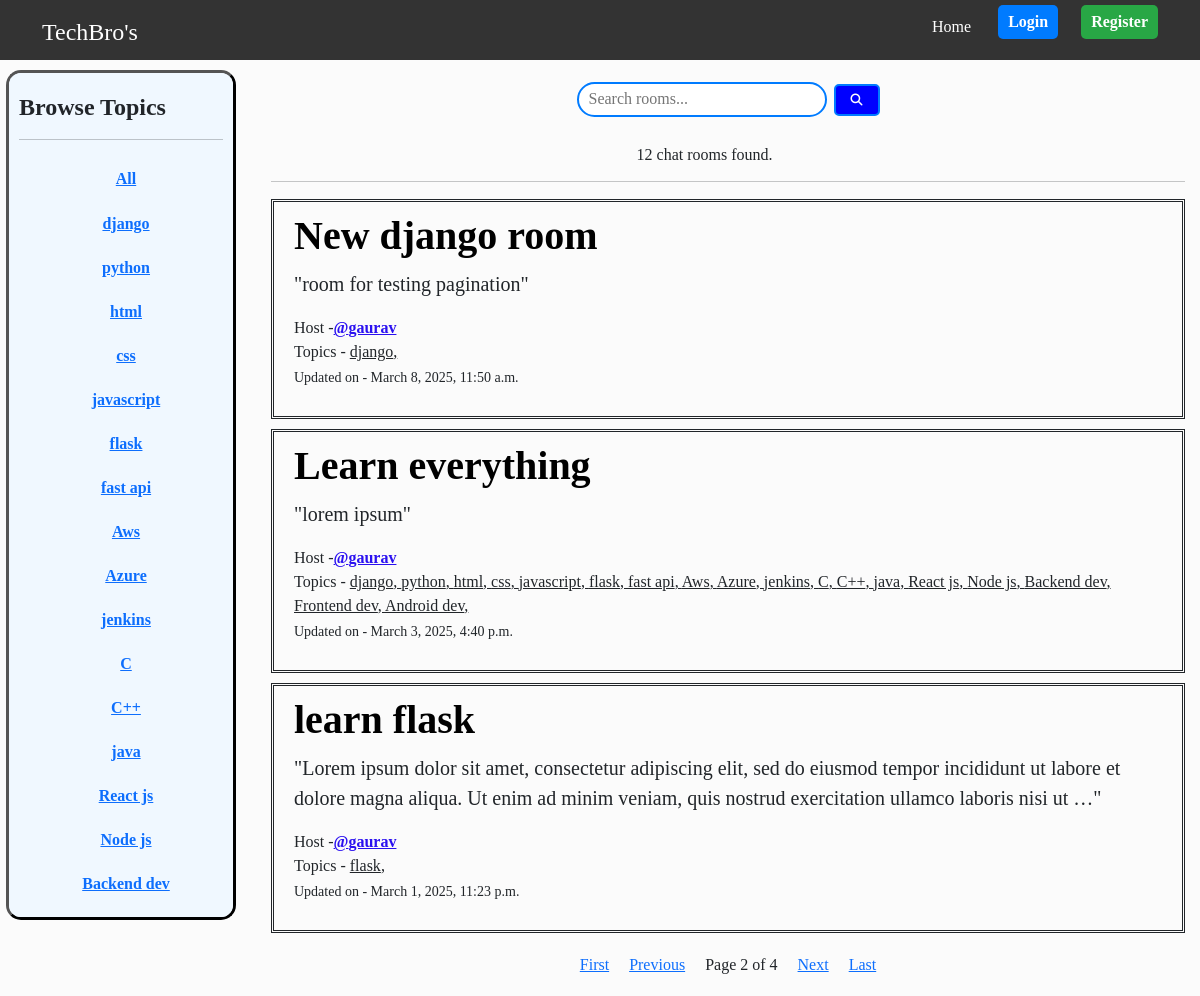
The page /?page=2&q= on the database its author committed.
### main/models.py (models this page shows, shortened)
class Topic(models.Model):
    name = models.CharField(max_length=200)
    def __str__(self):
        return self.name

class Room(models.Model):
    topics = models.ManyToManyField(Topic,related_name="rooms")
    host = models.ForeignKey(User,on_delete=models.SET_NULL,null=True)
    name = models.CharField(max_length=200,)
    description = models.TextField(null=True, blank=True)
    participants = models.ManyToManyField(User,related_name='joined_rooms',through='Membership')
    updated = models.DateTimeField(auto_now=True)
    created = models.DateTimeField(auto_now_add=True)
    class Meta():
        ordering = ['-updated','-created']

### main/views.py (the view)
# urls.py: 2. Add a URL to urlpatterns:  path('', views.home, name='home')
def home(request):
    q = request.GET.get('q') if request.GET.get('q') != None else ""
    rooms = Room.objects.prefetch_related('topics').filter(Q(topics__name__icontains=q) | Q(name__icontains =q ) | Q(description__icontains = q)).distinct()
    room_count = rooms.count()
    topics = Topic.objects.all()
    chat_messages = Message.objects.all().order_by('-updated','-created')
    page = request.GET.get('page',1)
    paginator = Paginator(rooms,3)
    try:
        rooms = paginator.page(page)
    except:
        rooms = paginator.page(1)
    context = {'rooms':rooms,'topics':topics,'room_count':room_count,'chat_messages':chat_messages ,'q':q}
    return render(request , 'home.html',context)

### templates/home.html (shortened to what this page needs)
{% extends "base.html" %}
{% block content %}
<div class="home-container">
    <aside class = 'left-sidebar'>
        {% include "topics_component.html" %}
    </aside>
    <main class ="main-feed">
        <div class="center-container">
            <form action={% url "home" %} method="GET"  >
                <input class="search-box" type="search" name="q" placeholder="Search rooms..." aria-label="Search">
                <button class="search-button" type="submit"><i class="fa-solid fa-magnifying-glass"></i></button>
            </form>
        </div>
        <h6 class="search-result">{{room_count}} chat rooms found.</h6>
        {% include "main_feed_component.html" %}
    </main>
</div>
{% endblock content %}

### templates/topics_component.html (shortened to what this page needs)
<!DOCTYPE html>
<html lang="en">
<head>
</head>
<body>
    <div class="topic-container">
    <h4 class='headings'>Browse Topics</h4>
        <hr>
        <div class="topic-list">
            <div class="topic-box">
                <a href="{% url "home" %}"  > <b>All</b></a>
            </div>
        </div>
        <div class="topic-list">
        {% for topic in topics  %}
            <div class="topic-box" >
                <a href="{% url "home" %}?q={{topic.name}} " ><b>{{topic.name}}</b></a>
            </div>
        {% endfor %}
        </div>
    </div>
</body>
</html>

### templates/main_feed_component.html (shortened to what this page needs)
<!DOCTYPE html>
<html lang="en">
<head>
</head>
<body>
    <hr>
    {% for room in rooms %}
        <div class="room-box">
            <h1 class='headings'><a href="{% url "room" room.id %}" >{{ room.name }}</a></h1>
            <p class="room-desc">"{{room.description|truncatechars:200 }}"</p>
            <span>Host -<a href="{% url "user-profile" room.host.id %}" class="user-name">@{{ room.host.username }}</a></span>
            <div>
                <span>Topics - </span>
                {% for topic in room.topics.all  %}
                <span style="text-decoration: underline;">{{topic}}, </span>
                {% endfor %}
            </div>
        <p><small>Updated on - {{ room.updated }}</small></p>
        </div>
    {% endfor %}
    <div class="pagination-option">
        {% if rooms.has_previous %}
            <a href="?page=1&q={{ q }}">First</a>
            <a href="?page={{rooms.previous_page_number}}&q={{ q }}">Previous</a>
        {% endif %}
        <span>Page {{rooms.number}} of {{rooms.paginator.num_pages}}</span>
        {% if rooms.has_next %}
            <span><a href="?page={{ rooms.next_page_number }}&q={{ q }}">Next</a></span>
            <a href="?page={{ rooms.paginator.num_pages }}&q={{ q }}">Last</a>
        {% endif %}
    </div>
</body>
</html>

### static/css/style.css (style rules this page uses)
* { margin: 0; padding-bottom: 1px; box-sizing: border-box; }
body { background-color: #FBFBFB; font-family: 'Times New Roman', Times, serif; }
.user-name { color: #2a10f0; font-weight: bold; }
.home-container { display: grid; grid-template-columns: 1fr 4fr ; gap: 20px; }
.topic-list { display: flex; flex-direction: column; justify-content: center; align-items: center; }
.topic-box { margin: 5px 2px 5px 12px ; padding: 5px 10px 5px 10px; text-align: center; border-radius: 5px; }
.room-desc { font-size: 20px; }
.center-container { display: flex; justify-content: center; align-items: center; height: 10vh; }
.search-box { margin-bottom: 10px; height: 35px; width: 250px; padding: 10px; border: 2px solid #007bff; border-radius: 25px; outline: none; font-size: 16px; }
.search-result { margin-left: 40%; }
.search-button { background-color: blue; color: white; border: 2px solid #007bff; padding: 5px 15px; margin-left: 3px; border-radius: 5px; cursor: pointer; font-size: 12px; }
.main-feed { padding: 5px 15px; }
.topic-container { height: 850px; overflow-y: auto; padding: 20px 10px 20px 10px; margin-top : 10px; margin-left: 6px; border-style : outset; border-radius: 15px; border-color: black; background-color:#F0F8FF; }
.headings { font-weight: bold; }
.headings a { color: black; text-decoration: none; transition: color 0.3s ease; }
.room-box { border-style: double; padding: 10px 20px 10px 20px; margin-top: 10px; margin-bottom: 10px; }
.pagination-option { display: flex; justify-content: center; }
.pagination-option > * { padding: 10px; }

### rows shown on the page
Topic: name "django"
Topic: name "python"
Topic: name "html"
Topic: name "css"
Topic: name "javascript"
Topic: name "flask"
Topic: name "fast api"
Topic: name "Aws"
Topic: name "Azure"
Topic: name "jenkins"
Topic: name "C"
Topic: name "C++"
Topic: name "java"
Topic: name "React js"
Topic: name "Node js"
Topic: name "Backend dev"
Room: name "New django room", description "room for testing pagination", host.username "gaurav", updated "March 8, 2025, 11:50 a.m."
Room: name "Learn everything", description "lorem ipsum", host.username "gaurav", updated "March 3, 2025, 4:40 p.m."
Topic: name "Frontend dev"
Topic: name "Android dev"
Room: name "learn flask", description "Lorem ipsum dolor sit amet, consectetur adipiscing elit, sed do eiusmod tempor incididunt ut labore et dolore magna aliqua. Ut enim ad minim veniam, quis nostrud exercitation ullamco laboris nisi ut …", host.username "gaurav", updated "March 1, 2025, 11:23 p.m."

### other values the page prints
{{ room_count }} "12"
{{ rooms.number }} "2"
{{ rooms.paginator.num_pages }} "4"
